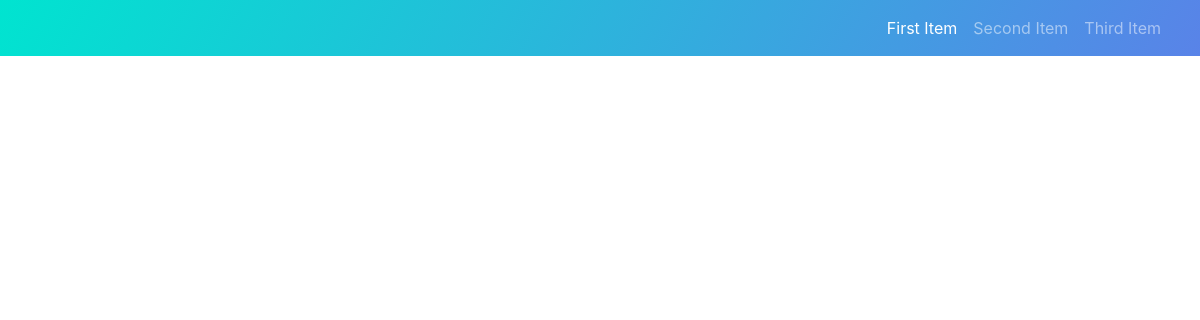
Before: /forum/ with the older database file.
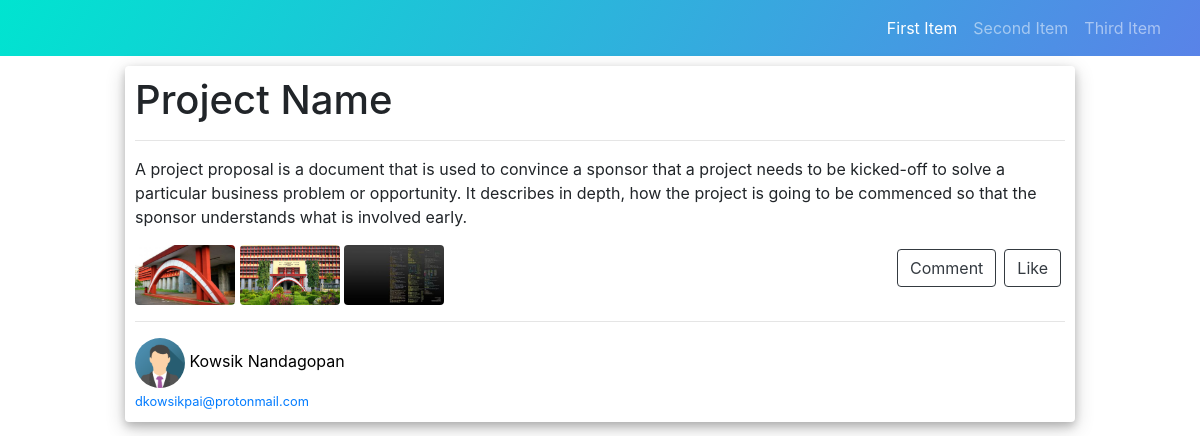
After: the same page with the newer database file.
### forum/models.py (models this page shows, shortened)
class Posts(models.Model):
    title = models.CharField(max_length=100)
    content = models.TextField()
    date = models.DateTimeField(default=timezone.now)
    author = models.ForeignKey(User, on_delete = models.CASCADE)
    likes = models.ManyToManyField(User, related_name='likes', blank=True)
    display = models.BooleanField(default=True)
    image1 = models.ImageField(blank=False, default='default.png', upload_to='projects')
    image2 = models.ImageField(blank=True, upload_to='projects')
    image3 = models.ImageField(blank=True, upload_to='projects')

### user_auth/models.py (models this page shows, shortened)
class Profile(models.Model):
    user = models.OneToOneField(User, on_delete=models.CASCADE)
    image = models.ImageField(default='default.png', upload_to='profile_pics')

### forum/views.py (the view)
# urls.py: path('', views.forum, name='forum'),
def forum(request):
    db = Posts.objects.filter(display=True).order_by('-date')
    content = {'posts': db}
    return render(request, 'forum.html', content)

### forum/templates/forum.html (shortened to what this page needs)
{% extends 'base.html' %}
{% load staticfiles %}
{% block content %}
    <div class="container">
        {% for i in posts %}
            <div class="row">
                <div class="col col-lg-10 col-sm-12 col-md-12 post_container rounded" style="padding: 10px">
                    <h1>{{ i.title }}</h1><hr>
                    <p>{{ i.content }}</p>
                    <a href="{{ i.image1.url }}"><img src="{{ i.image1.url }}" alt="project pic" width="100px" height="60px" class="rounded d-inline zoom"/></a>
                    {% if i.image2 %}
                        <a href="{{ i.image2.url }}"><img src="{{ i.image2.url }}" alt="project pic" width="100px" height="60px" class="rounded d-inline zoom"/></a>
                    {% endif %}
                    {% if i.image3 %}
                        <a href="{{ i.image3.url }}"><img src="{{ i.image3.url }}" alt="project pic" width="100px" height="60px" class="rounded d-inline zoom"/></a>
                    {% endif %}
                    <button class="btn btn-outline-dark float-right m-1">
                        {% if i.likes.count > 0 %}
                            Likes {{ i.likes.count }}
                        {% else %}
                            Like
                        {% endif %}
                    </button>
                    <button class="btn btn-outline-dark float-right m-1" onclick="comment_show({{ i.id }})">Comment</button><br/>
                    <hr>
                    <img src="{{ i.author.profile.image.url }}" width="50px" class="rounded-circle" alt="user pic"/>
                    <a href="#" style="text-decoration: none; color: #000; cursor: pointer;">
                        {{ i.author.first_name }} {{ i.author.last_name }}
                    </a><br>
                    <a href=mailto:"{{ i.author.email }}"><small>{{ i.author.email }}</small></a>
                </div>
            </div>
        {% endfor %}
    </div>
{% endblock content %}

### alu_mailer/templates/base.html (shortened to what this page needs)
{% load staticfiles %}
<!DOCTYPE html>
<html lang="en">
	<link rel="stylesheet" href='{% static "css/bootstrap.min.css" %}'/>
	<link rel="stylesheet" href='{% static "css/boot.css" %}'/>
	<link rel="stylesheet" href='{% static "css/styles.min.css" %}'/>
  <link rel="stylesheet" href="https://cdnjs.cloudflare.com/ajax/libs/ionicons/2.0.1/css/ionicons.min.css">
<head>
</head>
<body class="">
   <nav class="navbar navbar-dark navbar-expand-md" id="app-navbar">
        <div class="container-fluid">
            <div
                class="collapse navbar-collapse" id="navcol-1">
                <ul class="nav navbar-nav ml-auto">
                    <li class="nav-item" role="presentation"><a class="nav-link active" href="#">First Item</a></li>
                    <li class="nav-item" role="presentation"><a class="nav-link" href="#">Second Item</a></li>
                    <li class="nav-item" role="presentation"><a class="nav-link" href="#">Third Item</a></li>
                </ul>
        </div>
        </div>
    </nav>
        <div id="main_cont" class="container col-xl-12 col-sm-6 col-lg-8">
            {% block content %}{% endblock content %}
        </div>
</body>
</html>

### forum/templates/forum.html (style rules this page uses)
.post_container { box-shadow: 0 4px 8px 0 rgba(0, 0, 0, 0.2), 0 6px 20px 0 rgba(0, 0, 0, 0.19); margin: 10px auto; }
.zoom { transition: transform .2s; }

Changed rows visible on the page:
added Posts: title "Project Name", content "A project proposal is a document that is used to convince a sponsor that a project needs to be kicked-off to solve a particular business problem or opportunity. It describes in depth, how the project is going to be commenced so that the sponsor understands what is involved early.", image1 (picture), image2 (picture), image3 (picture), shows "Like", author.profile.image (picture), author.first_name "Kowsik", author.last_name "Nandagopan", author.email "dkowsikpai@protonmail.com"
